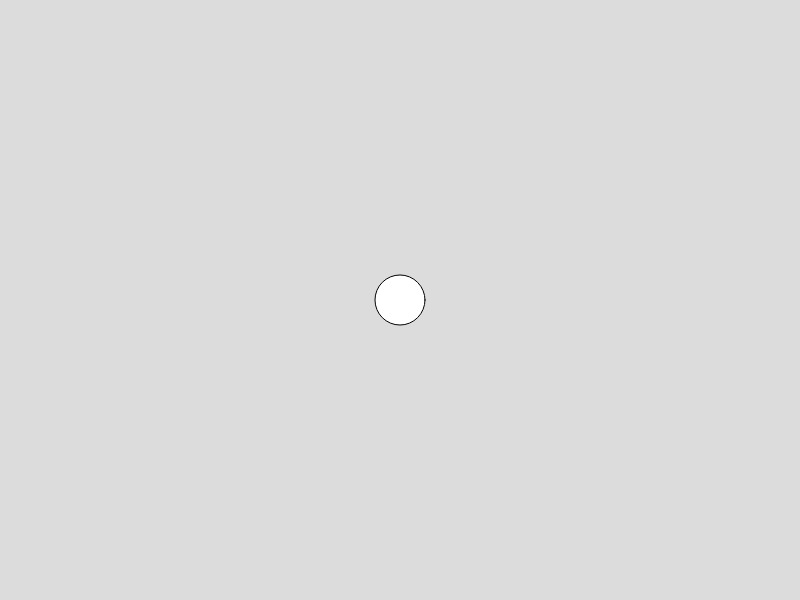
Frame 1 (no input)
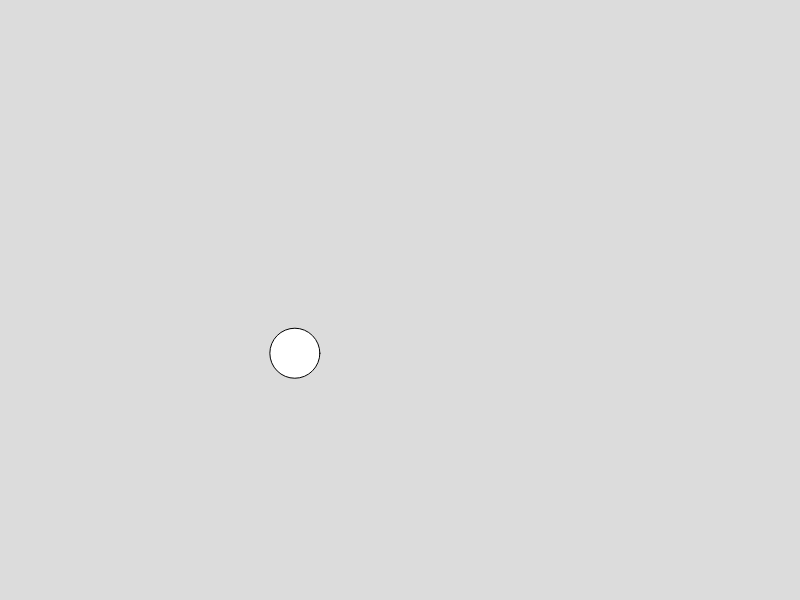
Frame 60 (no input)
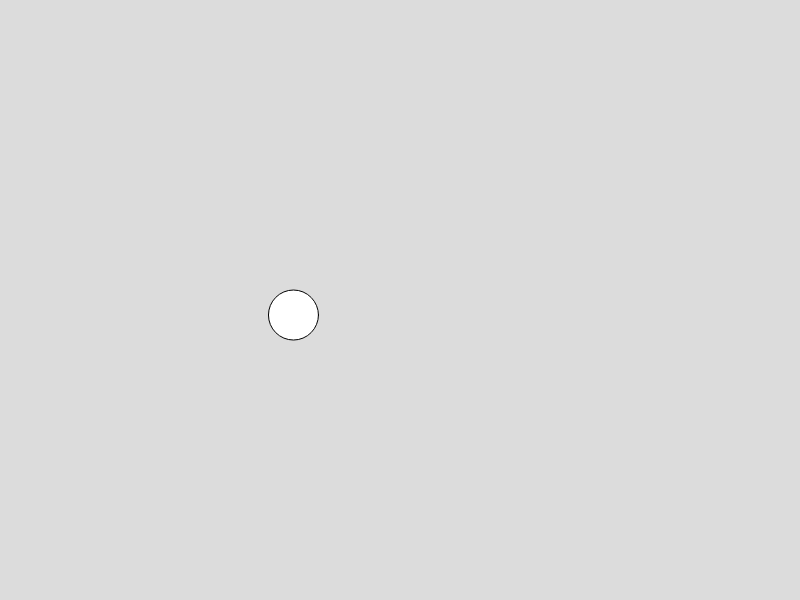
Frame 120 (the mouse pressed at the canvas centre since frame 60)

The p5.js sketch that drew these frames (run headless with seeded random() and noise() and a simulated clock; from frame 60 on, the mouse is pressed at the canvas centre):

// p5.js sketch
// ── sketch.js
let fly;

function setup() {
    createCanvas(800, 600);
    background(220);
    fly = new Fly();
}

function draw() {
    fly.show();
    fly.movement();
}

// ── fly.js
//making a fly that lands and flies again. 


class Fly{

    constructor() {
        this.x = width / 2; 
        this.y = height / 2;
        this.perlin_x = 0;
        this.perlin_y = 100000;
        this.flight_time = 0; // initially I put this within movement, but I dont want it to reset each time
        this.rest_time = 0;

        this.state = 'flying';
        //eventually there will be hunger, health, thirst etc
    }

    movement(){

      switch(this.state) {

        //----------------------------FLIGHT LOGIC--------------------------
        
        case 'flying':
          if (this.flight_time > 800){ //can land

            let chance_stop = random(1);
            if (chance_stop < 0.05){ //landing
              this.flight_time = 0;
              this.state = 'rest';
              break;
            }

            } else{ //still flying
              this.x = map(noise(this.perlin_x), 0, 1, 0, width);
              this.y = map(noise(this.perlin_y), 0, 1, 0, height);

              //increments
              this.flight_time += 1;
              this.perlin_x += 0.01;
              this.perlin_y += 0.01;
              break;
            };
        //-------------------------REST------------------------------------
        
        case 'rest':
          if (this.rest_time > 800){
            let get_up = random(1);

            if (get_up < 0.05){
              this.rest_time = 0;
              this.state = 'flying';
              break;
            }
          } 
          else{ 
            this.rest_time += 1;
            break;
          }
      }
    }

    show(){
      background(220);
      stroke(0);
      circle(this.x, this.y, 50);
    }

}
